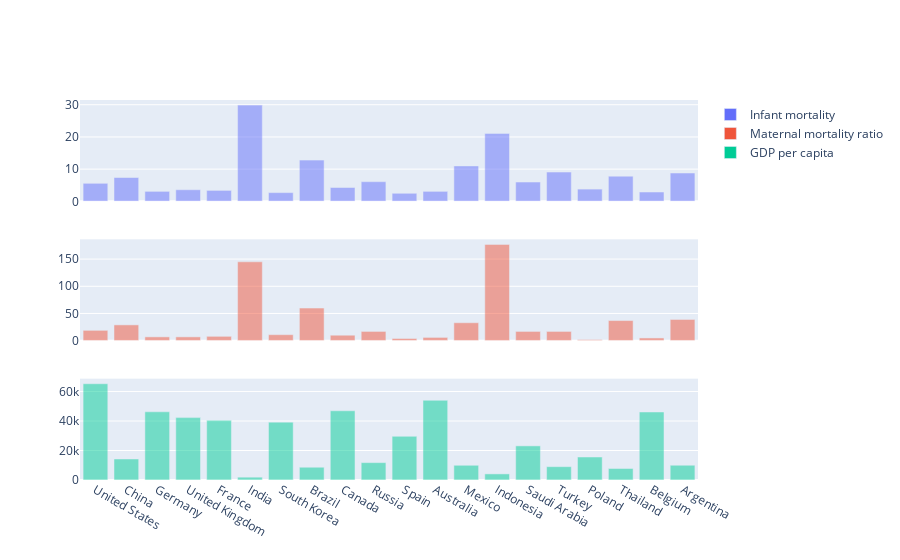

The code cell stored with this chart in its notebook:
### Markdown cell above
> # Health factors

### Code cell
fig=make_subplots(rows=3, cols=1)
fig.add_trace(go.Bar(
            name="Infant mortality",
            x=country_by_gdp["Country"], 
            y=country_by_gdp["Infant mortality"],
            showlegend=True,
            marker=dict(
                opacity=0.5,
                showscale=False,
            )),row=1,col=1,
        )

fig.add_trace(go.Bar(
            name="Maternal mortality ratio",
            x=country_by_gdp["Country"], 
            y=country_by_gdp["Maternal mortality ratio"],
            showlegend=True,
            marker=dict(
                opacity=0.5,
                showscale=False,
            )),row=2,col=1,
        )
fig.add_trace(go.Bar(
            name="GDP per capita",
            x=country_by_gdp["Country"], 
            y=country_by_gdp["GDP per capita"],
            showlegend=True,
            marker=dict(
                opacity=0.5,
                showscale=False,
            )),row=3,col=1,
        )
fig.update_xaxes(showticklabels=False, row=1, col=1)
fig.update_xaxes(showticklabels=False, row=2, col=1)

fig.show()

### Figure 1 — Plotly figure (JSON) as saved in the notebook; plotly's stock layout.template omitted (floating-point values rounded to 4 significant figures)
{"data": [{"marker": {"opacity": 0.5, "showscale": false}, "name": "Infant mortality", "showlegend": true, "type": "bar", "x": ["United States", "China", "Germany", "United Kingdom", "France", "India", "South Korea", "Brazil", "Canada", "Russia", "Spain", "Australia", "Mexico", "Indonesia", "Saudi Arabia", "Turkey", "Poland", "Thailand", "Belgium", "Argentina"], "xaxis": "x", "y": [5.6, 7.4, 3.1, 3.6, 3.4, 29.9, 2.7, 12.8, 4.3, 6.1, 2.5, 3.1, 11, 21.1, 6, 9.1, 3.8, 7.8, 2.9, 8.8], "yaxis": "y"}, {"marker": {"opacity": 0.5, "showscale": false}, "name": "Maternal mortality ratio", "showlegend": true, "type": "bar", "x": ["United States", "China", "Germany", "United Kingdom", "France", "India", "South Korea", "Brazil", "Canada", "Russia", "Spain", "Australia", "Mexico", "Indonesia", "Saudi Arabia", "Turkey", "Poland", "Thailand", "Belgium", "Argentina"], "xaxis": "x2", "y": [19, 29, 7, 7, 8, 145, 11, 60, 10, 17, 4, 6, 33, 177, 17, 17, 2, 37, 5, 39], "yaxis": "y2"}, {"marker": {"opacity": 0.5, "showscale": false}, "name": "GDP per capita", "showlegend": true, "type": "bar", "x": ["United States", "China", "Germany", "United Kingdom", "France", "India", "South Korea", "Brazil", "Canada", "Russia", "Spain", "Australia", "Mexico", "Indonesia", "Saudi Arabia", "Turkey", "Poland", "Thailand", "Belgium", "Argentina"], "xaxis": "x3", "y": [65280.0, 14240.0, 46260.0, 42300.0, 40490.0, 1911.0, 39240.0, 8655.0, 46940.0, 11770.0, 29610.0, 54050.0, 9985.0, 4142.0, 23140.0, 9042.0, 15600.0, 7808.0, 46120.0, 10010.0], "yaxis": "y3"}], "layout": {"xaxis": {"anchor": "y", "domain": [0, 1], "showticklabels": false}, "xaxis2": {"anchor": "y2", "domain": [0, 1], "showticklabels": false}, "xaxis3": {"anchor": "y3", "domain": [0, 1]}, "yaxis": {"anchor": "x", "domain": [0.7333, 1]}, "yaxis2": {"anchor": "x2", "domain": [0.3667, 0.6333]}, "yaxis3": {"anchor": "x3", "domain": [0, 0.2667]}}}
